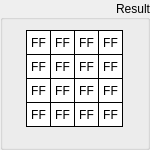
  <widget class="QGroupBox" name="groupResult">
   <property name="geometry">
    <rect>
     <x>440</x>
     <y>30</y>
     <width>150</width>
     <height>150</height>
    </rect>
   </property>
   <property name="sizePolicy">
    <sizepolicy hsizetype="Fixed" vsizetype="Fixed">
     <horstretch>0</horstretch>
     <verstretch>0</verstretch>
    </sizepolicy>
   </property>
   <property name="styleSheet">
    <string notr="true"/>
   </property>
   <property name="title">
    <string>Result</string>
   </property>
   <property name="alignment">
    <set>Qt::AlignRight|Qt::AlignTrailing|Qt::AlignVCenter</set>
   </property>
   <widget class="QLabel" name="resultByte15">
    <property name="enabled">
     <bool>true</bool>
    </property>
    <property name="geometry">
     <rect>
      <x>98</x>
      <y>102</y>
      <width>25</width>
      <height>25</height>
     </rect>
    </property>
    <property name="sizePolicy">
     <sizepolicy hsizetype="Fixed" vsizetype="Fixed">
      <horstretch>0</horstretch>
      <verstretch>0</verstretch>
     </sizepolicy>
    </property>
    <property name="font">
     <font>
      <kerning>true</kerning>
     </font>
    </property>
    <property name="layoutDirection">
     <enum>Qt::LeftToRight</enum>
    </property>
    <property name="styleSheet">
     <string notr="true">QLabel {
	 border-width: 1px;
     border-style: solid;
     border-color: black; 
     background-color: white;
}</string>
    </property>
    <property name="text">
     <string>FF</string>
    </property>
    <property name="alignment">
     <set>Qt::AlignCenter</set>
    </property>
   </widget>
   <widget class="QLabel" name="resultByte13">
    <property name="enabled">
     <bool>true</bool>
    </property>
    <property name="geometry">
     <rect>
      <x>98</x>
      <y>54</y>
      <width>25</width>
      <height>25</height>
     </rect>
    </property>
    <property name="sizePolicy">
     <sizepolicy hsizetype="Fixed" vsizetype="Fixed">
      <horstretch>0</horstretch>
      <verstretch>0</verstretch>
     </sizepolicy>
    </property>
    <property name="font">
     <font>
      <kerning>true</kerning>
     </font>
    </property>
    <property name="layoutDirection">
     <enum>Qt::LeftToRight</enum>
    </property>
    <property name="styleSheet">
     <string notr="true">QLabel {
	 border-width: 1px;
     border-style: solid;
     border-color: black; 
     background-color: white;
}</string>
    </property>
    <property name="text">
     <string>FF</string>
    </property>
    <property name="alignment">
     <set>Qt::AlignCenter</set>
    </property>
   </widget>
   <widget class="QLabel" name="resultByte14">
    <property name="enabled">
     <bool>true</bool>
    </property>
    <property name="geometry">
     <rect>
      <x>98</x>
      <y>78</y>
      <width>25</width>
      <height>25</height>
     </rect>
    </property>
    <property name="sizePolicy">
     <sizepolicy hsizetype="Fixed" vsizetype="Fixed">
      <horstretch>0</horstretch>
      <verstretch>0</verstretch>
     </sizepolicy>
    </property>
    <property name="font">
     <font>
      <kerning>true</kerning>
     </font>
    </property>
    <property name="layoutDirection">
     <enum>Qt::LeftToRight</enum>
    </property>
    <property name="styleSheet">
     <string notr="true">QLabel {
	 border-width: 1px;
     border-style: solid;
     border-color: black; 
     background-color: white;
}</string>
    </property>
    <property name="text">
     <string>FF</string>
    </property>
    <property name="alignment">
     <set>Qt::AlignCenter</set>
    </property>
   </widget>
   <widget class="QLabel" name="resultByte06">
    <property name="enabled">
     <bool>true</bool>
    </property>
    <property name="geometry">
     <rect>
      <x>50</x>
      <y>78</y>
      <width>25</width>
      <height>25</height>
     </rect>
    </property>
    <property name="sizePolicy">
     <sizepolicy hsizetype="Fixed" vsizetype="Fixed">
      <horstretch>0</horstretch>
      <verstretch>0</verstretch>
     </sizepolicy>
    </property>
    <property name="font">
     <font>
      <kerning>true</kerning>
     </font>
    </property>
    <property name="layoutDirection">
     <enum>Qt::LeftToRight</enum>
    </property>
    <property name="styleSheet">
     <string notr="true">QLabel {
	 border-width: 1px;
     border-style: solid;
     border-color: black; 
     background-color: white;
}</string>
    </property>
    <property name="text">
     <string>FF</string>
    </property>
    <property name="alignment">
     <set>Qt::AlignCenter</set>
    </property>
   </widget>
   <widget class="QLabel" name="resultByte04">
    <property name="enabled">
     <bool>true</bool>
    </property>
    <property name="geometry">
     <rect>
      <x>50</x>
      <y>30</y>
      <width>25</width>
      <height>25</height>
     </rect>
    </property>
    <property name="sizePolicy">
     <sizepolicy hsizetype="Fixed" vsizetype="Fixed">
      <horstretch>0</horstretch>
      <verstretch>0</verstretch>
     </sizepolicy>
    </property>
    <property name="font">
     <font>
      <kerning>true</kerning>
     </font>
    </property>
    <property name="layoutDirection">
     <enum>Qt::LeftToRight</enum>
    </property>
    <property name="styleSheet">
     <string notr="true">QLabel {
	 border-width: 1px;
     border-style: solid;
     border-color: black; 
     background-color: white;
}</string>
    </property>
    <property name="text">
     <string>FF</string>
    </property>
    <property name="alignment">
     <set>Qt::AlignCenter</set>
    </property>
   </widget>
   <widget class="QLabel" name="resultByte02">
    <property name="enabled">
     <bool>true</bool>
    </property>
    <property name="geometry">
     <rect>
      <x>26</x>
      <y>78</y>
      <width>25</width>
      <height>25</height>
     </rect>
    </property>
    <property name="sizePolicy">
     <sizepolicy hsizetype="Fixed" vsizetype="Fixed">
      <horstretch>0</horstretch>
      <verstretch>0</verstretch>
     </sizepolicy>
    </property>
    <property name="font">
     <font>
      <kerning>true</kerning>
     </font>
    </property>
    <property name="layoutDirection">
     <enum>Qt::LeftToRight</enum>
    </property>
    <property name="styleSheet">
     <string notr="true">QLabel {
	 border-width: 1px;
     border-style: solid;
     border-color: black; 
     background-color: white;
}</string>
    </property>
    <property name="text">
     <string>FF</string>
    </property>
    <property name="alignment">
     <set>Qt::AlignCenter</set>
    </property>
   </widget>
   <widget class="QLabel" name="resultByte10">
    <property name="enabled">
     <bool>true</bool>
    </property>
    <property name="geometry">
     <rect>
      <x>74</x>
      <y>78</y>
      <width>25</width>
      <height>25</height>
     </rect>
    </property>
    <property name="sizePolicy">
     <sizepolicy hsizetype="Fixed" vsizetype="Fixed">
      <horstretch>0</horstretch>
      <verstretch>0</verstretch>
     </sizepolicy>
    </property>
    <property name="font">
     <font>
      <kerning>true</kerning>
     </font>
    </property>
    <property name="layoutDirection">
     <enum>Qt::LeftToRight</enum>
    </property>
    <property name="styleSheet">
     <string notr="true">QLabel {
	 border-width: 1px;
     border-style: solid;
     border-color: black; 
     background-color: white;
}</string>
    </property>
    <property name="text">
     <string>FF</string>
    </property>
    <property name="alignment">
     <set>Qt::AlignCenter</set>
    </property>
   </widget>
   <widget class="QLabel" name="resultByte09">
    <property name="enabled">
     <bool>true</bool>
    </property>
    <property name="geometry">
     <rect>
      <x>74</x>
      <y>54</y>
      <width>25</width>
      <height>25</height>
     </rect>
    </property>
    <property name="sizePolicy">
     <sizepolicy hsizetype="Fixed" vsizetype="Fixed">
      <horstretch>0</horstretch>
      <verstretch>0</verstretch>
     </sizepolicy>
    </property>
    <property name="font">
     <font>
      <kerning>true</kerning>
     </font>
    </property>
    <property name="layoutDirection">
     <enum>Qt::LeftToRight</enum>
    </property>
    <property name="styleSheet">
     <string notr="true">QLabel {
	 border-width: 1px;
     border-style: solid;
     border-color: black; 
     background-color: white;
}</string>
    </property>
    <property name="text">
     <string>FF</string>
    </property>
    <property name="alignment">
     <set>Qt::AlignCenter</set>
    </property>
   </widget>
   <widget class="QLabel" name="resultByte01">
    <property name="enabled">
     <bool>true</bool>
    </property>
    <property name="geometry">
     <rect>
      <x>26</x>
      <y>54</y>
      <width>25</width>
      <height>25</height>
     </rect>
    </property>
    <property name="sizePolicy">
     <sizepolicy hsizetype="Fixed" vsizetype="Fixed">
      <horstretch>0</horstretch>
      <verstretch>0</verstretch>
     </sizepolicy>
    </property>
    <property name="font">
     <font>
      <kerning>true</kerning>
     </font>
    </property>
    <property name="layoutDirection">
     <enum>Qt::LeftToRight</enum>
    </property>
    <property name="styleSheet">
     <string notr="true">QLabel {
	 border-width: 1px;
     border-style: solid;
     border-color: black; 
     background-color: white;
}</string>
    </property>
    <property name="text">
     <string>FF</string>
    </property>
    <property name="alignment">
     <set>Qt::AlignCenter</set>
    </property>
   </widget>
   <widget class="QLabel" name="resultByte08">
    <property name="enabled">
     <bool>true</bool>
    </property>
    <property name="geometry">
     <rect>
      <x>74</x>
      <y>30</y>
      <width>25</width>
      <height>25</height>
     </rect>
    </property>
    <property name="sizePolicy">
     <sizepolicy hsizetype="Fixed" vsizetype="Fixed">
      <horstretch>0</horstretch>
      <verstretch>0</verstretch>
     </sizepolicy>
    </property>
    <property name="font">
     <font>
      <kerning>true</kerning>
     </font>
    </property>
    <property name="layoutDirection">
     <enum>Qt::LeftToRight</enum>
    </property>
    <property name="styleSheet">
     <string notr="true">QLabel {
	 border-width: 1px;
     border-style: solid;
     border-color: black; 
     background-color: white;
}</string>
    </property>
    <property name="text">
     <string>FF</string>
    </property>
    <property name="alignment">
     <set>Qt::AlignCenter</set>
    </property>
   </widget>
   <widget class="QLabel" name="resultByte00">
    <property name="enabled">
     <bool>true</bool>
    </property>
    <property name="geometry">
     <rect>
      <x>26</x>
      <y>30</y>
      <width>25</width>
      <height>25</height>
     </rect>
    </property>
    <property name="sizePolicy">
     <sizepolicy hsizetype="Fixed" vsizetype="Fixed">
      <horstretch>0</horstretch>
      <verstretch>0</verstretch>
     </sizepolicy>
    </property>
    <property name="font">
     <font>
      <kerning>true</kerning>
     </font>
    </property>
    <property name="layoutDirection">
     <enum>Qt::LeftToRight</enum>
    </property>
    <property name="styleSheet">
     <string notr="true">QLabel {
	 border-width: 1px;
     border-style: solid;
     border-color: black; 
     background-color: white;
}</string>
    </property>
    <property name="text">
     <string>FF</string>
    </property>
    <property name="alignment">
     <set>Qt::AlignCenter</set>
    </property>
    <property name="wordWrap">
     <bool>false</bool>
    </property>
   </widget>
   <widget class="QLabel" name="resultByte07">
    <property name="enabled">
     <bool>true</bool>
    </property>
    <property name="geometry">
     <rect>
      <x>50</x>
      <y>102</y>
      <width>25</width>
      <height>25</height>
     </rect>
    </property>
    <property name="sizePolicy">
     <sizepolicy hsizetype="Fixed" vsizetype="Fixed">
      <horstretch>0</horstretch>
      <verstretch>0</verstretch>
     </sizepolicy>
    </property>
    <property name="font">
     <font>
      <kerning>true</kerning>
     </font>
    </property>
    <property name="layoutDirection">
     <enum>Qt::LeftToRight</enum>
    </property>
    <property name="styleSheet">
     <string notr="true">QLabel {
	 border-width: 1px;
     border-style: solid;
     border-color: black; 
     background-color: white;
}</string>
    </property>
    <property name="text">
     <string>FF</string>
    </property>
    <property name="alignment">
     <set>Qt::AlignCenter</set>
    </property>
   </widget>
   <widget class="QLabel" name="resultByte12">
    <property name="enabled">
     <bool>true</bool>
    </property>
    <property name="geometry">
     <rect>
      <x>98</x>
      <y>30</y>
      <width>25</width>
      <height>25</height>
     </rect>
    </property>
    <property name="sizePolicy">
     <sizepolicy hsizetype="Fixed" vsizetype="Fixed">
      <horstretch>0</horstretch>
      <verstretch>0</verstretch>
     </sizepolicy>
    </property>
    <property name="font">
     <font>
      <kerning>true</kerning>
     </font>
    </property>
    <property name="layoutDirection">
     <enum>Qt::LeftToRight</enum>
    </property>
    <property name="styleSheet">
     <string notr="true">QLabel {
	 border-width: 1px;
     border-style: solid;
     border-color: black; 
     background-color: white;
}</string>
    </property>
    <property name="text">
     <string>FF</string>
    </property>
    <property name="alignment">
     <set>Qt::AlignCenter</set>
    </property>
   </widget>
   <widget class="QLabel" name="resultByte03">
    <property name="enabled">
     <bool>true</bool>
    </property>
    <property name="geometry">
     <rect>
      <x>26</x>
      <y>102</y>
      <width>25</width>
      <height>25</height>
     </rect>
    </property>
    <property name="sizePolicy">
     <sizepolicy hsizetype="Fixed" vsizetype="Fixed">
      <horstretch>0</horstretch>
      <verstretch>0</verstretch>
     </sizepolicy>
    </property>
    <property name="font">
     <font>
      <kerning>true</kerning>
     </font>
    </property>
    <property name="layoutDirection">
     <enum>Qt::LeftToRight</enum>
    </property>
    <property name="styleSheet">
     <string notr="true">QLabel {
	 border-width: 1px;
     border-style: solid;
     border-color: black; 
     background-color: white;
}</string>
    </property>
    <property name="text">
     <string>FF</string>
    </property>
    <property name="alignment">
     <set>Qt::AlignCenter</set>
    </property>
   </widget>
   <widget class="QLabel" name="resultByte11">
    <property name="enabled">
     <bool>true</bool>
    </property>
    <property name="geometry">
     <rect>
      <x>74</x>
      <y>102</y>
      <width>25</width>
      <height>25</height>
     </rect>
    </property>
    <property name="sizePolicy">
     <sizepolicy hsizetype="Fixed" vsizetype="Fixed">
      <horstretch>0</horstretch>
      <verstretch>0</verstretch>
     </sizepolicy>
    </property>
    <property name="font">
     <font>
      <kerning>true</kerning>
     </font>
    </property>
    <property name="layoutDirection">
     <enum>Qt::LeftToRight</enum>
    </property>
    <property name="styleSheet">
     <string notr="true">QLabel {
	 border-width: 1px;
     border-style: solid;
     border-color: black; 
     background-color: white;
}</string>
    </property>
    <property name="text">
     <string>FF</string>
    </property>
    <property name="alignment">
     <set>Qt::AlignCenter</set>
    </property>
   </widget>
   <widget class="QLabel" name="resultByte05">
    <property name="enabled">
     <bool>true</bool>
    </property>
    <property name="geometry">
     <rect>
      <x>50</x>
      <y>54</y>
      <width>25</width>
      <height>25</height>
     </rect>
    </property>
    <property name="sizePolicy">
     <sizepolicy hsizetype="Fixed" vsizetype="Fixed">
      <horstretch>0</horstretch>
      <verstretch>0</verstretch>
     </sizepolicy>
    </property>
    <property name="font">
     <font>
      <kerning>true</kerning>
     </font>
    </property>
    <property name="layoutDirection">
     <enum>Qt::LeftToRight</enum>
    </property>
    <property name="styleSheet">
     <string notr="true">QLabel {
	 border-width: 1px;
     border-style: solid;
     border-color: black; 
     background-color: white;
}</string>
    </property>
    <property name="text">
     <string>FF</string>
    </property>
    <property name="alignment">
     <set>Qt::AlignCenter</set>
    </property>
   </widget>
  </widget>
